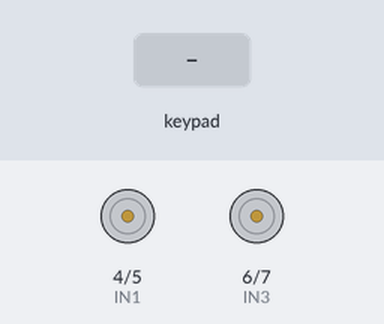
The program below on a simulated ESP32-S3. On the bench: motor-driver pin pairs drawn as motors (green arrow = first pin HIGH = forward, orange = second pin HIGH = backward, longer = more drive). The inputs (shaded band) are chosen by the test bench. What the program prints to the serial monitor is not drawn.

Above: at 1.2 s.
1.3 s: key 'U' pressed
At 1.78 s:
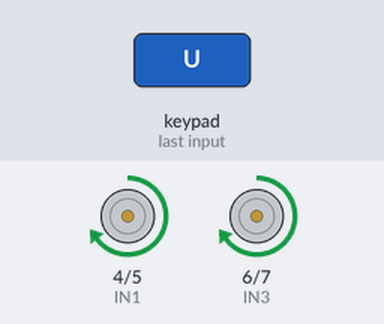
3.5 s: key 'D' pressed
5.7 s: key 'L' pressed
At 6.18 s:
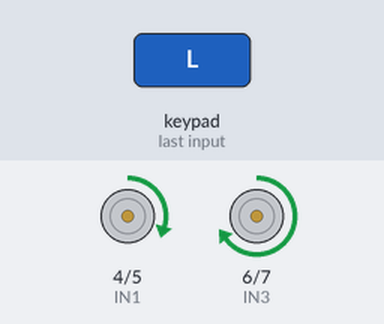
7.9 s: key 'R' pressed
At 8.38 s:
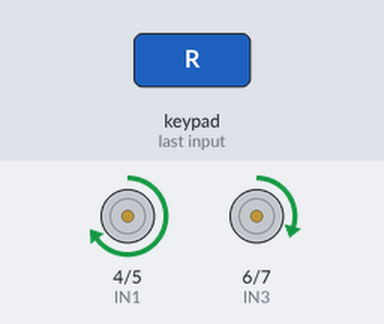
Timing chart, 0 to 10.9 s (numbered marks = the images above; inputs shaded):
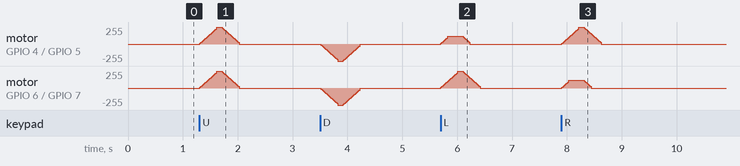

Measured:
- after the input at 1.3 s, motor on GPIO 4 (IN1) / GPIO 5 (IN2), motor on GPIO 6 (IN3) / GPIO 7 (IN4): rises from stopped to forward 255/255 in 0.31 s, then falls to stopped in 0.41 s
- after the input at 5.7 s, motor on GPIO 4 (IN1) / GPIO 5 (IN2): rises from stopped to forward 120/255 in 0.12 s, then falls to stopped in 0.41 s; motor on GPIO 6 (IN3) / GPIO 7 (IN4): rises from stopped to forward 255/255 in 0.31 s, then falls to stopped in 0.41 s
- after the input at 7.9 s, motor on GPIO 4 (IN1) / GPIO 5 (IN2): rises from stopped to forward 255/255 in 0.31 s, then falls to stopped in 0.41 s; motor on GPIO 6 (IN3) / GPIO 7 (IN4): rises from stopped to forward 120/255 in 0.12 s, then falls to stopped in 0.41 s

The program:

main.cpp
```cpp
#include <Arduino.h>

#define CUSTOM_SETTINGS
#define INCLUDE_GAMEPAD_MODULE
#include <DabbleESP32.h>

// ESP32-C3 SuperMini + DRV8833 + Dabble GamePad control
// Power wiring:
// Battery - -> breadboard GND rail
// Battery + -> center pin of 3-pin slide switch
// Switch output -> breadboard VCC rail
// ESP32-C3 5V -> VCC rail, GND -> GND rail
// DRV8833 VCC -> VCC rail, GND -> GND rail, EEP -> VCC rail
// Signal wiring:
// GPIO4 -> DRV8833 IN1
// GPIO5 -> DRV8833 IN2
// GPIO6 -> DRV8833 IN3
// GPIO7 -> DRV8833 IN4

const int IN1 = 4;  // Left motor forward
const int IN2 = 5;  // Left motor backward
const int IN3 = 6;  // Right motor forward
const int IN4 = 7;  // Right motor backward

const int CRUISE_SPEED = 255;
const int TURN_FAST_SPEED = 255;
const int TURN_SLOW_SPEED = 120;
const int RAMP_SPEED = 15;

int currentLeftSpeed = 0;
int currentRightSpeed = 0;

void setMotor(int pinA, int pinB, int speed);
void drive(int targetLeft, int targetRight);
void stopMotors();
void handleGamePad();

void setup() {
  Serial.begin(115200);

  pinMode(IN1, OUTPUT);
  pinMode(IN2, OUTPUT);
  pinMode(IN3, OUTPUT);
  pinMode(IN4, OUTPUT);

  stopMotors();

  Dabble.begin("Innovation_Balloon");
  Serial.println("ESP32-C3 + DRV8833 Dabble control ready");
}

void loop() {
  Dabble.processInput();
  handleGamePad();
  delay(20);
}

void handleGamePad() {
  bool up = GamePad.isUpPressed();
  bool down = GamePad.isDownPressed();
  bool left = GamePad.isLeftPressed();
  bool right = GamePad.isRightPressed();

  int leftSpeed = 0;
  int rightSpeed = 0;

  if (up || down) {
    int direction = up ? 1 : -1;

    if (left) {
      leftSpeed = direction * TURN_SLOW_SPEED;
      rightSpeed = direction * TURN_FAST_SPEED;
    } else if (right) {
      leftSpeed = direction * TURN_FAST_SPEED;
      rightSpeed = direction * TURN_SLOW_SPEED;
    } else {
      leftSpeed = direction * CRUISE_SPEED;
      rightSpeed = direction * CRUISE_SPEED;
    }
  } else if (left) {
    leftSpeed = TURN_SLOW_SPEED;
    rightSpeed = TURN_FAST_SPEED;
  } else if (right) {
    leftSpeed = TURN_FAST_SPEED;
    rightSpeed = TURN_SLOW_SPEED;
  }

  drive(leftSpeed, rightSpeed);
}

void setMotor(int pinA, int pinB, int speed) {
  speed = constrain(speed, -255, 255);

  if (speed > 0) {
    analogWrite(pinA, speed);
    analogWrite(pinB, 0);
  } else if (speed < 0) {
    analogWrite(pinA, 0);
    analogWrite(pinB, -speed);
  } else {
    analogWrite(pinA, 0);
    analogWrite(pinB, 0);
  }
}

void drive(int targetLeft, int targetRight) {
  if (currentLeftSpeed < targetLeft) {
    currentLeftSpeed += RAMP_SPEED;
  } else if (currentLeftSpeed > targetLeft) {
    currentLeftSpeed -= RAMP_SPEED;
  }

  if (currentRightSpeed < targetRight) {
    currentRightSpeed += RAMP_SPEED;
  } else if (currentRightSpeed > targetRight) {
    currentRightSpeed -= RAMP_SPEED;
  }

  if (abs(currentLeftSpeed - targetLeft) <= RAMP_SPEED) {
    currentLeftSpeed = targetLeft;
  }
  if (abs(currentRightSpeed - targetRight) <= RAMP_SPEED) {
    currentRightSpeed = targetRight;
  }

  setMotor(IN1, IN2, currentLeftSpeed);
  setMotor(IN3, IN4, currentRightSpeed);
}

void stopMotors() {
  currentLeftSpeed = 0;
  currentRightSpeed = 0;

  setMotor(IN1, IN2, 0);
  setMotor(IN3, IN4, 0);
}
```
